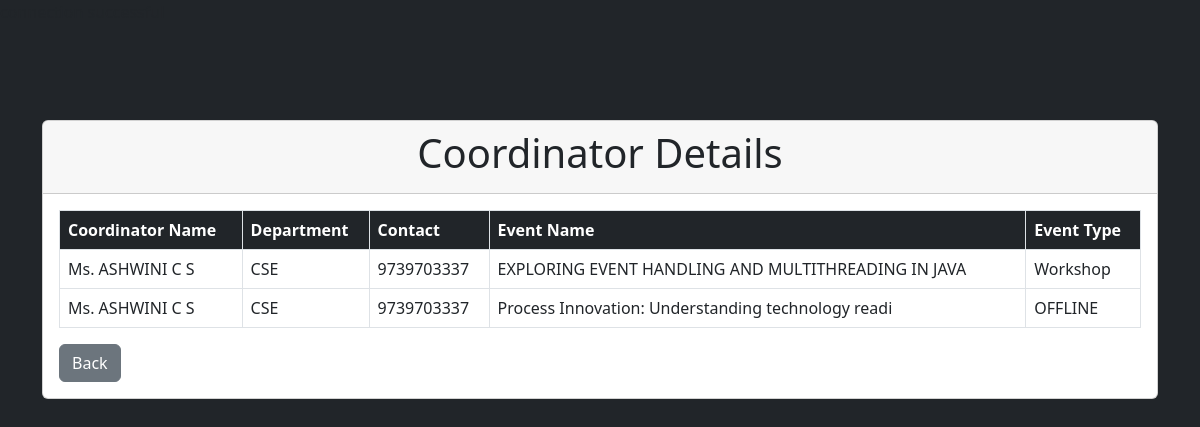
Screenshot of /SEMINAR_WEBINER/get_coordinator.php?c_id=C4 with the database file from the repository.
### tables this page shows
CREATE TABLE `workshop` (
  `w_id` varchar(25) NOT NULL,
  `w_topic` varchar(75) DEFAULT NULL,
  `w_location` varchar(25) DEFAULT NULL,
  `w_time` time DEFAULT NULL,
  `w_date` date DEFAULT NULL,
  `w_duration` int(5) DEFAULT NULL,
  `dept_id` varchar(25) DEFAULT NULL,
  `person_id` varchar(25) DEFAULT NULL,
  `c_id` varchar(25) DEFAULT NULL
);

CREATE TABLE `coordinator` (
  `c_id` varchar(25) NOT NULL,
  `c_name` varchar(25) DEFAULT NULL,
  `c_dept` varchar(25) DEFAULT NULL,
  `c_contact` bigint(10) DEFAULT NULL,
  `dept_id` varchar(25) DEFAULT NULL
);

CREATE TABLE `seminar_webiner` (
  `ws_id` varchar(25) NOT NULL,
  `mode` varchar(25) DEFAULT NULL,
  `ws_title` varchar(100) DEFAULT NULL,
  `ws_time` time DEFAULT NULL,
  `ws_date` date DEFAULT NULL,
  `ws_location` varchar(25) DEFAULT NULL,
  `dept_id` varchar(25) DEFAULT NULL,
  `person_id` varchar(25) DEFAULT NULL,
  `c_id` varchar(25) DEFAULT NULL
);

### SEMINAR_WEBINER/get_coordinator.php (the view, shortened to what this page needs)
<?php
include 'connect.php';
?>
<!DOCTYPE html>
<html lang="en">
<head>
    <link href="https://cdn.jsdelivr.net/npm/bootstrap@5.2.3/dist/css/bootstrap.min.css" rel="stylesheet">
</head>
<body class="bg-dark">
    <div class="container">
        <div class="row mt-5">
            <div class="col">
                <div class="card mt-5">
                    <div class="card-header">
                        <h2 class="display-6 text-center"><strong>Coordinator Details</strong></h2>
                    </div>
                    <div class="card-body">
                        <?php
                        $c_id = $_GET['c_id'];
                        $sql_workshop = "SELECT coordinator.*, workshop.* FROM coordinator
                                LEFT JOIN workshop ON coordinator.c_id = workshop.c_id
                                WHERE coordinator.c_id = '$c_id'";
                        $result_workshop = mysqli_query($con, $sql_workshop);
                        $sql_seminar = "SELECT coordinator.*, seminar_webiner.* FROM coordinator
                                LEFT JOIN seminar_webiner ON coordinator.c_id = seminar_webiner.c_id
                                WHERE coordinator.c_id = '$c_id'";
                        $result_seminar = mysqli_query($con, $sql_seminar);
                        if ($result_workshop) {
                            echo '<table class="table table-bordered">';
                            echo '<thead class="bg-dark text-white">';
                            echo '<tr>';
                            echo '<th>Coordinator Name</th>';
                            echo '<th>Department</th>';
                            echo '<th>Contact</th>';
                            echo '<th>Event Name</th>';
                            echo '<th>Event Type</th>';
                            echo '</tr>';
                            echo '</thead>';
                            echo '<tbody>';
                            while ($row = mysqli_fetch_assoc($result_workshop)) {
                                echo '<tr>';
                                echo '<td>' . $row['c_name'] . '</td>';
                                echo '<td>' . $row['c_dept'] . '</td>';
                                echo '<td>' . $row['c_contact'] . '</td>';
                                echo '<td>' . $row['w_topic'] . '</td>';
                                echo '<td>Workshop</td>';
                                echo '</tr>';
                            }
                            while ($row = mysqli_fetch_assoc($result_seminar)) {
                                echo '<tr>';
                                echo '<td>' . $row['c_name'] . '</td>';
                                echo '<td>' . $row['c_dept'] . '</td>';
                                echo '<td>' . $row['c_contact'] . '</td>';
                                echo '<td>' . $row['ws_title'] . '</td>';
                                echo '<td>' . $row['mode'] . '</td>';
                                echo '</tr>';
                            }
                            echo '</tbody>';
                            echo '</table>';
                        } else {
                            echo "Error fetching workshop details: " . mysqli_error($con);
                        }
                        ?>
                        <a href="index.php" class="btn btn-secondary">Back</a>
                    </div>
                </div>
            </div>
        </div>
    </div>
</body>
</html>

### rows the page displays
workshop: c.c_name "Ms. ASHWINI C S", c.c_dept "CSE", c.c_contact "9739703337", w_topic "EXPLORING EVENT HANDLING AND MULTITHREADING IN JAVA"
seminar_webiner: c.c_name "Ms. ASHWINI C S", c.c_dept "CSE", c.c_contact "9739703337", ws_title "Process Innovation: Understanding technology readi", mode "OFFLINE"
